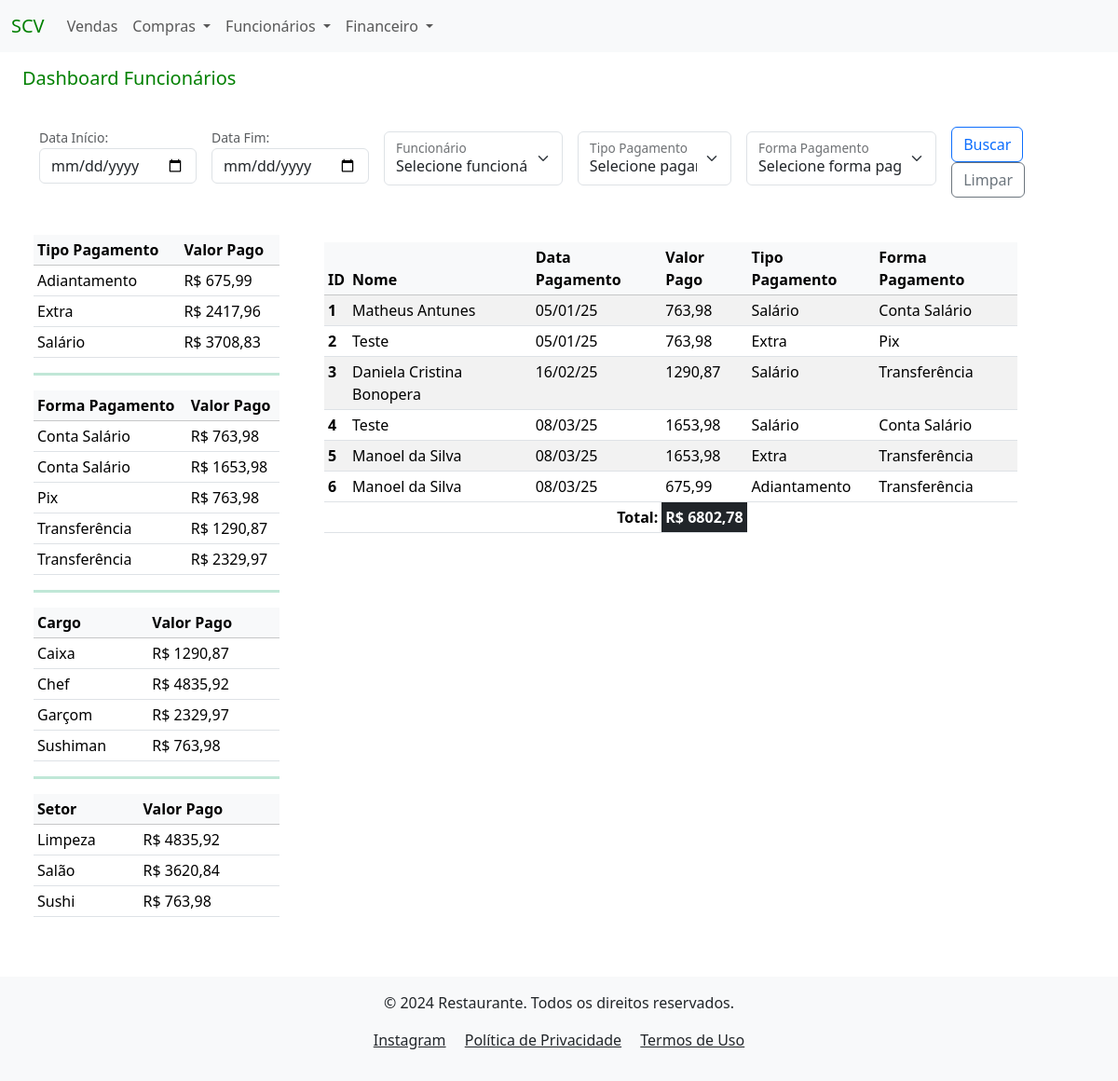
Screenshot of /dashboard_funcionarios with the database file from the repository.
### funcionarios/models.py (models this page shows, shortened)
class Contratacao(models.Model):
    CARGOS_POR_SETOR = {
                    'Administração': ["Gerente Financeiro", "Auxiliar Adm"],
                    'Cozinha': ["Chef", "Cozinheiro", "Cozinheiro Auxiliar"],
                    'Limpeza': ["Faxineira(o)"],
                    'Sushi': ["Peixeiro", "Sushiman", "Sushiman Auxiliar"],
                    'Salão': ["Caixa", "Cumin", "Garçom", "Gerente Geral", "Maitre", "Recepcionista"],
                    'Bar': ["Barman", "Copeiro"],
                    'Vallet': ["Manobrista"]
                    }
    SETOR_CHOICES = [(key, key) for key in CARGOS_POR_SETOR.keys()]
    CARGO_CHOICES = [(value, value) for sublist in CARGOS_POR_SETOR.values() for value in sublist]
    DOC_CONTABILIDADE = [('Enviado', 'Enviado'),
                         ('Não Enviado', 'Não Enviado')]
    created_at = models.DateTimeField(auto_now_add=True)
    nome_funcionario = models.ForeignKey(Cadastro, on_delete=models.PROTECT, verbose_name="Funcionário", null=False)
    setor = models.CharField(verbose_name="Setor", choices=SETOR_CHOICES, max_length=13, null=False, blank=False)
    cargo = models.CharField(verbose_name="Cargo", choices=CARGO_CHOICES, max_length=19, null=False, blank=False)
    data_exame_admissional = models.DateField(verbose_name="Dt Exame Admissional", null=True, blank=True)
    data_contratacao = models.DateField(verbose_name="Data Contratação", null=False, blank=False)
    salario = models.DecimalField(verbose_name="Salário", max_digits=9, decimal_places=2, null=True, blank=True)
    contabilidade_admissional = models.CharField(verbose_name="Doc Contabilidade", choices=DOC_CONTABILIDADE, max_length=11, null=True, blank=True)
    status_admissional = models.BooleanField(verbose_name="Status Rescisão", default=False)
    observacao_admissional = models.CharField(verbose_name="Obs Admissional", max_length=50, null=True, blank=True)
    author = models.ForeignKey(User, on_delete=models.PROTECT, blank=False, default=1)
    dt_atualizado = models.DateTimeField(auto_now=True, null=False, blank=False)
    class Meta:
        unique_together = ('nome_funcionario', 'data_contratacao')  # Um funcionário só pode ter uma contratação por data de pagamento

class Pagamento(models.Model):
    lista_tipo_pagamento = [
                            ('Salário', 'Salário'),
                            ('Adiantamento', 'Adiantamento'),
                            ('Vale', 'Vale'),
                            ('Vale Transporte', 'Vale Transporte'),
                            ('Extra', 'Extra'),
                            ('Rescisão', 'Rescisão'),
                            ('Comissão', 'Comissão'),
                            ('Férias', 'Férias'),
                            ('13° Salário', '13° Salário')
                            ]
    lista_forma_pagamento = [
                             ('Conta Salário', 'Conta Salário'),
                             ('Dinheiro', 'Dinheiro'),
                             ('Transferência', 'Transferência'),
                             ('Pix', 'Pix'),
                             ('Cheque', 'Cheque'),
                             ('Multa Recisória', 'Multa Recisória')
                             ]
    created_at = models.DateTimeField(auto_now_add=True)
    nome_funcionario = models.ForeignKey(Cadastro, on_delete=models.PROTECT, verbose_name="Funcionário", null=False)
    data_pagamento = models.DateField(verbose_name="Data Pagamento", null=False, blank=False,)
    valor_pago = models.DecimalField(verbose_name="Valor Pago", max_digits=9, decimal_places=2, null=False, blank=False)
    tipo_pagamento = models.CharField(verbose_name="Tipo de Pagamento", max_length=15, choices=lista_tipo_pagamento, null=False, blank=False)
    forma_pagamento = models.CharField(verbose_name="Forma de Pagamento", max_length=15, choices=lista_forma_pagamento, null=False, blank=False)
    author = models.ForeignKey(User, on_delete=models.PROTECT, blank=False, default=1)
    dt_atualizado = models.DateTimeField(auto_now=True, null=False, blank=False)

class Cadastro(models.Model):
    LIST_BANK = [('Banco do Brasil', 'Banco do Brasil'),
                   ('Banco Original', 'Banco Original'),
                   ('Bradesco', 'Bradesco'),
                   ('Caixa Econômica', 'Caixa Econômica'),
                   ('C6 Bank', 'C6 Bank'),
                   ('Itau', 'Itau'),
                   ('Inter', 'Inter'),
                   ('Neon', 'Neon'),
                   ('Next', 'Next'),
                   ('Nubank', 'Nubank'),
                   ('Santander', 'Santander'),
                   ]
    created_at = models.DateTimeField(auto_now_add=True)
    nome_funcionario = models.CharField(verbose_name="Funcionário", max_length=40 , blank=False, unique=True)
    rg = models.CharField(verbose_name="RG", max_length=14, null=True , blank=True)
    cpf = models.CharField(verbose_name="CPF", max_length=14, null=True , blank=True)
    carteira_trabalho = models.CharField(verbose_name="CTPS", max_length=12, null=True, blank=True)
    endereco = models.CharField(verbose_name="Endereço", max_length=40, null=True, blank=True)
    numero = models.CharField(verbose_name="Número", max_length=255, null=True, blank=True)
    bairro = models.CharField(verbose_name="Bairro", max_length=20, null=True, blank=True)
    cidade = models.CharField(verbose_name="Cidade", max_length=30, null=True, blank=True)
    telefone = models.CharField(verbose_name="Telefone", max_length=13, null=True, blank=True)
    banco = models.CharField(verbose_name="Banco", choices=LIST_BANK, max_length=15, null=True, blank=True)
    agencia = models.CharField(verbose_name="Agencia", max_length=7, null=True, blank=True)
    conta = models.CharField(verbose_name="Conta", max_length=10, null=True, blank=True)
    author = models.ForeignKey(User, on_delete=models.PROTECT, blank=False, default=1)
    dt_atualizado = models.DateTimeField(auto_now=True, null=False, blank=False)
    def __str__(self):
        return f"{self.nome_funcionario}"

### financeiro/views.py (the view)
# urls.py: path('dashboard_funcionarios', DashboardFuncionariosView.as_view(), name='dashboard_funcionarios'),
class DashboardFuncionariosView(DashboardBaseView):
    def get(self, request):
        data_inicio = request.GET.get('data_inicio')
        data_fim = request.GET.get('data_fim')
        funcionario_selecionado = request.GET.getlist('nome_funcionario')
        tipo_pagamento_selecionado = request.GET.getlist('tipo_pagamento')
        forma_pagamento_selecionado = request.GET.getlist('forma_pagamento')
        funcionarios = Pagamento.objects.all()
        filtros = FiltrosFinanceiro(
            data_inicio=data_inicio,
            data_fim=data_fim,
            campo_data='data_pagamento',
            funcionario=funcionario_selecionado,
            tipo_pagamento=tipo_pagamento_selecionado,
            forma_pagamento=forma_pagamento_selecionado
            )
        funcionarios_filtrado = filtros.aplicar_filtros(funcionarios)
        tipo_pagamentos_agrupados = funcionarios_filtrado.values('tipo_pagamento').annotate(total_valor_pago=Sum('valor_pago'))
        forma_pagamentos_agrupados = funcionarios_filtrado.values('forma_pagamento').annotate(total_valor_pago=Sum('valor_pago'))
        total_pagamentos = self.calcular_totais_pagamentos(funcionarios_filtrado)
        total_tipo_pagamento = sum(item['total_valor_pago'] for item in tipo_pagamentos_agrupados)
        total_forma_pagamento = sum(item['total_valor_pago'] for item in forma_pagamentos_agrupados)
        nome_funcionario = Pagamento.objects.values('nome_funcionario__id', 'nome_funcionario__nome_funcionario').distinct()
        tipos_pagamento = Pagamento.objects.values('tipo_pagamento').distinct()
        formas_pagamento = Pagamento.objects.values('forma_pagamento').distinct()
        funcionarios_por_tipo = (
            funcionarios_filtrado.values('tipo_pagamento', 'nome_funcionario__nome_funcionario')
            .annotate(total_valor_pago=Sum('valor_pago'))
            .order_by('tipo_pagamento', 'nome_funcionario__nome_funcionario')
        )
        funcionarios_por_forma = (
            funcionarios_filtrado.values('forma_pagamento', 'nome_funcionario__nome_funcionario')
            .annotate(total_valor_pago=Sum('valor_pago'))
            .order_by('forma_pagamento', 'nome_funcionario__nome_funcionario')
        )
        pagamentos_por_cargo = (
            funcionarios_filtrado.values('nome_funcionario__contratacao__cargo')
            .annotate(total_valor_pago=Sum('valor_pago'))
            .order_by('nome_funcionario__contratacao__cargo')
        )
        funcionarios_por_cargo = (
            funcionarios_filtrado.values(
                'nome_funcionario__contratacao__cargo',
                'nome_funcionario__nome_funcionario',
                'valor_pago'
            )
            .order_by('nome_funcionario__contratacao__cargo')
        )
        pagamentos_por_setor = (
            funcionarios_filtrado.values('nome_funcionario__contratacao__setor')
            .annotate(total_valor_pago=Sum('valor_pago'))
            .order_by('nome_funcionario__contratacao__setor')
        )
        funcionario_por_setor = (
            funcionarios_filtrado.values(
                'nome_funcionario__contratacao__setor',
                'nome_funcionario__nome_funcionario',
                'valor_pago'
            )
            .order_by('nome_funcionario__contratacao__setor')
        )
        context = {
            'data_inicio': data_inicio,
            'data_fim': data_fim,
            'campo_data': 'data_pagamento',
            'funcionarios': funcionarios_filtrado,
            'nome_funcionarios': nome_funcionario,
            'funcionario_selecionados': funcionario_selecionado,
            'tipo_pagamento_selecionado': tipo_pagamento_selecionado,
            'forma_pagamento_selecionado': forma_pagamento_selecionado,
            'total_pagamentos': total_pagamentos,
            'tipos_pagamento': tipos_pagamento,
            'formas_pagamento': formas_pagamento,
            'tipo_pagamentos_agrupados': tipo_pagamentos_agrupados,
            'forma_pagamentos_agrupados': forma_pagamentos_agrupados,
            'total_tipo_pagamento': total_tipo_pagamento,
            'total_forma_pagamento': total_forma_pagamento,
            'funcionarios_por_tipo': funcionarios_por_tipo,
            'funcionarios_por_forma': funcionarios_por_forma,
            'pagamentos_por_cargo': pagamentos_por_cargo,
            'funcionarios_por_cargo': funcionarios_por_cargo,
            'pagamentos_por_setor': pagamentos_por_setor,
            'funcionario_por_setor': funcionario_por_setor,
        }
        return render(request, 'financeiro/dashboard_funcionarios.html', context)

### financeiro/views.py (called while the page is built)
    def calcular_totais_pagamentos(self, pagamentos_queryset):
        total_pagamentos = pagamentos_queryset.aggregate(total_despesas=Sum('valor_pago'))['total_despesas'] or 0
        return total_pagamentos

### financeiro/templates/financeiro/dashboard_funcionarios.html (shortened to what this page needs)
{% extends 'global/base.html' %}
{% block content %}
    <h5 class="mb-4 mt-3" style="color: green;">Dashboard Funcionários</h5>
    <div class="container">
        <form action="" method="GET" class="d-flex align-items-center">
            <div class="mb-2 me-2">
                <small for="data_inicio" class="form-text">Data Início:</small>
                <input type="date" class="form-control" id="data_inicio" name="data_inicio" value="{{ data_inicio }}">
            </div>
            <div class="mb-2 ms-2 me-2">
                <small for="data_fim" class="form-text">Data Fim:</small>
                <input type="date" class="form-control" id="data_fim" name="data_fim" value="{{ data_fim }}">
            </div>
            <div class="form-floating mb-2 ms-2 me-2 mt-2">
                <select class="form-select" id="floatingSelect" name="nome_funcionario">
                    <option value="">Selecione funcionário</option>
                </select>
                <label for="floatingSelect">Funcionário</label>
            </div>
            <div class="form-floating mb-2 ms-2 me-2 mt-2">
                <select class="form-select" id="floatingSelect" name="tipo_pagamento" aria-label="Floating label select example">
                    <option value="">Selecione pagamento</option>
                </select>
                <label for="floatingSelect">Tipo Pagamento</label>
            </div>
            <div class="form-floating mb-2 ms-2 me-2 mt-2">
                <select class="form-select" id="floatingSelect" name="forma_pagamento" aria-label="Floating label select example">
                    <option value="">Selecione forma pagamento</option>
                </select>
                <label for="floatingSelect">Forma Pagamento</label>
            </div>
            <div class="mb-2 ms-2 mt-3">
                <button type="submit" class="btn btn-outline-primary me-2" name="buscar_funcionario_pagamento">Buscar</button>
                <a href="{% url 'dashboard_funcionarios' %}" class="btn btn-outline-secondary me-2">Limpar</a>
            </div>
        </form>
    </div>
    <div class="container-fluid mt-3">
        <div class="row">
            {% if funcionarios %}
                <div class="col-md-3 me-4">
                        {% include 'financeiro/table/tabela_tipo_pagamento.html' %}
                        <hr class="my-3" style="border-color: rgb(6, 160, 96); border-width: 3px;">
                        {% include 'financeiro/table/tabela_forma_pagamento.html' %}
                        <hr class="my-3" style="border-color: rgb(6, 160, 96); border-width: 3px;">
                        {% include 'financeiro/table/tabela_cargo.html' %}
                        <hr class="my-3" style="border-color: rgb(6, 160, 96); border-width: 3px;">
                        {% include 'financeiro/table/tabela_setor.html' %}
                </div>
                <div class="col-md-8">
                    {% include 'financeiro/table/tabela_pagamento_fucionario.html' %}
                </div>
            {% else %}
                <div class="container">
                    <div class="alert alert-warning mt-3" role="alert">
                        Não há lançamentos para o filtro selecionado.
                    </div>
                </div>
            {% endif %}
        </div>
    </div>
{% endblock content %}

### financeiro/templates/financeiro/table/tabela_cargo.html (shortened to what this page needs)
<table class="table table-sm mt-3">
    <thead class="table-light">
        <tr>
            <th scope="col">Cargo</th>
            <th scope="col">Valor Pago</th>
        </tr>
    </thead>
    <tbody>
        {% for pagamento in pagamentos_por_cargo %}
            <tr class="clickable-row" data-target="#detail-{{ forloop.counter }}">
                <td>{{ pagamento.nome_funcionario__contratacao__cargo|default:"-" }}</td>
                <td>R$ {{ pagamento.total_valor_pago|floatformat:2 }}</td>
            </tr>
        {% endfor %}
    </tbody>
</table>

### financeiro/templates/financeiro/table/tabela_pagamento_fucionario.html
<table class="table table-sm table-striped table-hover mt-4">
    <thead class="table-light">
        <tr>
            <th scope="col">ID</th>
            <th scope="col">Nome</th>
            <th scope="col">Data Pagamento</th>
            <th scope="col">Valor Pago</th>
            <th scope="col">Tipo Pagamento</th>
            <th scope="col">Forma Pagamento</th>
        </tr>
    </thead>
    <tbody>
        {% for funcionario in funcionarios %}
            <tr>
                <th scope="row">{{ funcionario.pk }}</th>
                <td>{{ funcionario.nome_funcionario }}</td>
                <td>{{ funcionario.data_pagamento|date:"d/m/y"|default:"-" }}</td>
                <td>{{ funcionario.valor_pago|default:"-" }}</td>
                <td>{{ funcionario.tipo_pagamento|default:"-" }}</td>
                <td>{{ funcionario.forma_pagamento|default:"-" }}</td>
            </tr>
        {% endfor %}
    </tbody>
    <tfoot>
        <tr>
            <td colspan="3" class="text-end fw-bold">Total:</td>
            <td class="bg-dark text-white fw-bold">R$ {{ total_pagamentos|floatformat:2 }}</td>
        </tr>
    </tfoot>
</table>

### rows the page displays
Contratacao: nome_funcionario__contratacao__cargo "Caixa", total_valor_pago "1290,87"
Contratacao: nome_funcionario__contratacao__cargo "Garçom", total_valor_pago "2329,97"
Contratacao: nome_funcionario__contratacao__cargo "Sushiman", total_valor_pago "763,98"
Pagamento: pk "1", nome_funcionario "Matheus Antunes", data_pagamento "05/01/25", valor_pago "763,98", tipo_pagamento "Salário", forma_pagamento "Conta Salário"
Pagamento: pk "2", nome_funcionario "Teste", data_pagamento "05/01/25", valor_pago "763,98", tipo_pagamento "Extra", forma_pagamento "Pix"
Pagamento: pk "3", nome_funcionario "Daniela Cristina Bonopera", data_pagamento "16/02/25", valor_pago "1290,87", tipo_pagamento "Salário", forma_pagamento "Transferência"
Pagamento: pk "4", nome_funcionario "Teste", data_pagamento "08/03/25", valor_pago "1653,98", tipo_pagamento "Salário", forma_pagamento "Conta Salário"
Pagamento: pk "5", nome_funcionario "Manoel da Silva", data_pagamento "08/03/25", valor_pago "1653,98", tipo_pagamento "Extra", forma_pagamento "Transferência"
Pagamento: pk "6", nome_funcionario "Manoel da Silva", data_pagamento "08/03/25", valor_pago "675,99", tipo_pagamento "Adiantamento", forma_pagamento "Transferência"

### other values shown
{{ pagamento.tipo_pagamento|default:"-" }} "Adiantamento" "Extra" "Salário"
{{ pagamento.total_valor_pago|floatformat:2 }} "675,99" "2417,96" "3708,83"
{{ pagamento.forma_pagamento|default:"-" }} "Conta Salário" "Conta Salário" "Pix" "Transferência" "Transferência"
{{ pagamento.total_valor_pago|floatformat:2 }} "763,98" "1653,98" "763,98" "1290,87" "2329,97"
{{ pagamento.nome_funcionario__contratacao__cargo|default:"-" }} "Chef"
{{ pagamento.total_valor_pago|floatformat:2 }} "4835,92"
{{ pagamento.nome_funcionario__contratacao__setor|default:"-" }} "Limpeza" "Salão" "Sushi"
{{ pagamento.total_valor_pago|floatformat:2 }} "4835,92" "3620,84" "763,98"
{{ total_pagamentos|floatformat:2 }} "6802,78"
